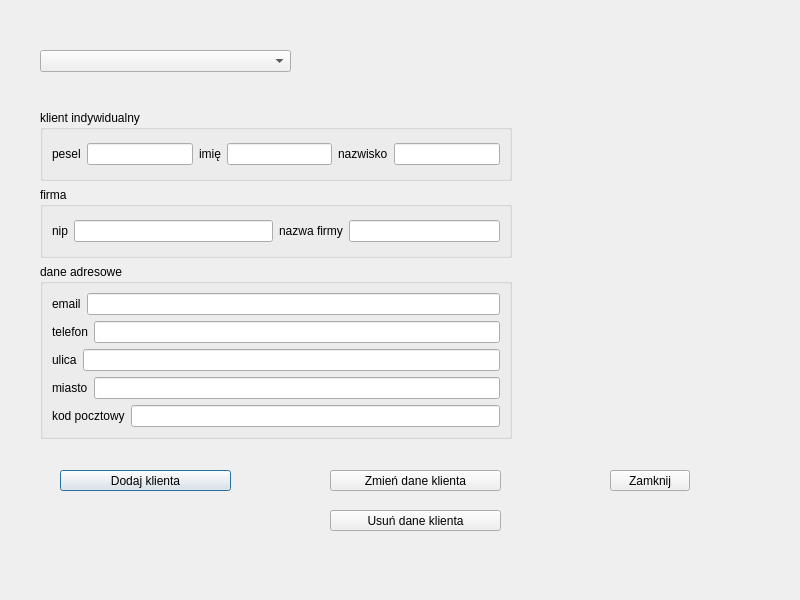
<?xml version="1.0" encoding="UTF-8"?>
<ui version="4.0">
 <class>Client</class>
 <widget class="QDialog" name="Client">
  <property name="geometry">
   <rect>
    <x>0</x>
    <y>0</y>
    <width>800</width>
    <height>600</height>
   </rect>
  </property>
  <property name="windowTitle">
   <string>Dialog</string>
  </property>
  <widget class="QPushButton" name="addBtn">
   <property name="geometry">
    <rect>
     <x>60</x>
     <y>470</y>
     <width>171</width>
     <height>21</height>
    </rect>
   </property>
   <property name="text">
    <string>Dodaj klienta</string>
   </property>
  </widget>
  <widget class="QPushButton" name="updateBtn">
   <property name="geometry">
    <rect>
     <x>330</x>
     <y>470</y>
     <width>171</width>
     <height>21</height>
    </rect>
   </property>
   <property name="text">
    <string>Zmień dane klienta</string>
   </property>
  </widget>
  <widget class="QPushButton" name="closeBtn">
   <property name="geometry">
    <rect>
     <x>610</x>
     <y>470</y>
     <width>80</width>
     <height>21</height>
    </rect>
   </property>
   <property name="text">
    <string>Zamknij</string>
   </property>
  </widget>
  <widget class="QComboBox" name="comboBox">
   <property name="geometry">
    <rect>
     <x>40</x>
     <y>50</y>
     <width>251</width>
     <height>22</height>
    </rect>
   </property>
  </widget>
  <widget class="QWidget" name="layoutWidget">
   <property name="geometry">
    <rect>
     <x>40</x>
     <y>110</y>
     <width>472</width>
     <height>329</height>
    </rect>
   </property>
   <layout class="QVBoxLayout" name="verticalLayout_2">
    <item>
     <widget class="QGroupBox" name="groupBox">
      <property name="title">
       <string>klient indywidualny</string>
      </property>
      <layout class="QHBoxLayout" name="horizontalLayout_9">
       <item>
        <layout class="QHBoxLayout" name="horizontalLayout_8">
         <item>
          <widget class="QLabel" name="label_3">
           <property name="text">
            <string>pesel</string>
           </property>
          </widget>
         </item>
         <item>
          <widget class="QLineEdit" name="peselEdit"/>
         </item>
        </layout>
       </item>
       <item>
        <layout class="QHBoxLayout" name="horizontalLayout_6">
         <item>
          <widget class="QLabel" name="label">
           <property name="text">
            <string>imię</string>
           </property>
          </widget>
         </item>
         <item>
          <widget class="QLineEdit" name="firstNameEdit"/>
         </item>
        </layout>
       </item>
       <item>
        <layout class="QHBoxLayout" name="horizontalLayout_7">
         <item>
          <widget class="QLabel" name="label_2">
           <property name="text">
            <string>nazwisko</string>
           </property>
          </widget>
         </item>
         <item>
          <widget class="QLineEdit" name="nameEdit"/>
         </item>
        </layout>
       </item>
      </layout>
     </widget>
    </item>
    <item>
     <widget class="QGroupBox" name="groupBox_2">
      <property name="title">
       <string>firma</string>
      </property>
      <layout class="QHBoxLayout" name="horizontalLayout_12">
       <item>
        <layout class="QHBoxLayout" name="horizontalLayout_11">
         <item>
          <widget class="QLabel" name="label_10">
           <property name="text">
            <string>nip</string>
           </property>
          </widget>
         </item>
         <item>
          <widget class="QLineEdit" name="nipEdit"/>
         </item>
        </layout>
       </item>
       <item>
        <layout class="QHBoxLayout" name="horizontalLayout_10">
         <item>
          <widget class="QLabel" name="label_9">
           <property name="text">
            <string>nazwa firmy</string>
           </property>
          </widget>
         </item>
         <item>
          <widget class="QLineEdit" name="empEdit"/>
         </item>
        </layout>
       </item>
      </layout>
     </widget>
    </item>
    <item>
     <widget class="QGroupBox" name="groupBox_3">
      <property name="title">
       <string>dane adresowe</string>
      </property>
      <layout class="QVBoxLayout" name="verticalLayout">
       <item>
        <layout class="QHBoxLayout" name="horizontalLayout">
         <item>
          <widget class="QLabel" name="label_4">
           <property name="text">
            <string>email</string>
           </property>
          </widget>
         </item>
         <item>
          <widget class="QLineEdit" name="emailEdit"/>
         </item>
        </layout>
       </item>
       <item>
        <layout class="QHBoxLayout" name="horizontalLayout_2">
         <item>
          <widget class="QLabel" name="label_5">
           <property name="text">
            <string>telefon</string>
           </property>
          </widget>
         </item>
         <item>
          <widget class="QLineEdit" name="telEdit"/>
         </item>
        </layout>
       </item>
       <item>
        <layout class="QHBoxLayout" name="horizontalLayout_3">
         <item>
          <widget class="QLabel" name="label_6">
           <property name="text">
            <string>ulica</string>
           </property>
          </widget>
         </item>
         <item>
          <widget class="QLineEdit" name="addrEdit"/>
         </item>
        </layout>
       </item>
       <item>
        <layout class="QHBoxLayout" name="horizontalLayout_4">
         <item>
          <widget class="QLabel" name="label_7">
           <property name="text">
            <string>miasto</string>
           </property>
          </widget>
         </item>
         <item>
          <widget class="QLineEdit" name="cityEdit"/>
         </item>
        </layout>
       </item>
       <item>
        <layout class="QHBoxLayout" name="horizontalLayout_5">
         <item>
          <widget class="QLabel" name="label_8">
           <property name="text">
            <string>kod pocztowy</string>
           </property>
          </widget>
         </item>
         <item>
          <widget class="QLineEdit" name="postEdit"/>
         </item>
        </layout>
       </item>
      </layout>
     </widget>
    </item>
   </layout>
  </widget>
  <widget class="QLabel" name="statusLabel">
   <property name="geometry">
    <rect>
     <x>500</x>
     <y>60</y>
     <width>171</width>
     <height>16</height>
    </rect>
   </property>
   <property name="text">
    <string/>
   </property>
  </widget>
  <widget class="QPushButton" name="removeBtn">
   <property name="geometry">
    <rect>
     <x>330</x>
     <y>510</y>
     <width>171</width>
     <height>21</height>
    </rect>
   </property>
   <property name="text">
    <string>Usuń dane klienta</string>
   </property>
  </widget>
 </widget>
 <resources/>
 <connections/>
</ui>
